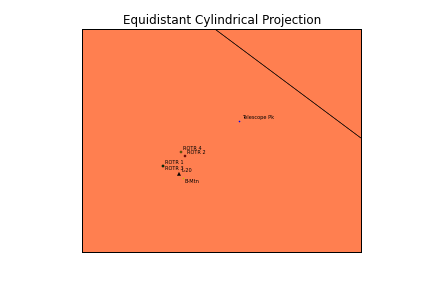

Reproduce this figure in Python.
# -*- coding: utf-8 -*-
"""
Created on Thu Oct  1 16:03:34 2015

@author: walter
"""

from mpl_toolkits.basemap import Basemap
import numpy as np
import matplotlib.pyplot as plt

# create new figure, axes instances.
fig=plt.figure()
# Figure size. 
#ax=fig.add_axes([0.1,0.1,0.8,0.8])
#ax=fig.add_axes([0.15, 0.15, 1.2, 1.2])

# llcrnrlat,llcrnrlon,urcrnrlat,urcrnrlon
# are the lat/lon values of the lower left and upper right corners
# of the map.
# resolution = 'c' means use crude resolution coastlines.
#m = Basemap(projection='cyl',llcrnrlat=-90,urcrnrlat=90,\
#            llcrnrlon=-180,urcrnrlon=180,resolution='c')

#m = Basemap(llcrnrlon=-118.5, llcrnrlat=35.0, urcrnrlon=-116.0, \
#            urcrnrlat=37.0, \
#            resolution='c', area_thresh=1000.,projection='cyl',\
#            lat_0=35.5, lon_0=-117., ax=ax)

m = Basemap(projection='cyl', llcrnrlat=35.0, urcrnrlat=37.0,\
            llcrnrlon=-118.5, urcrnrlon=-116.0, resolution='l',\
            area_thresh=1000.)

#######################
# Plot chalk sites. 
# # # # # # # # # # # #
# L-20. 
L20lat = 35.699390
L20lon = -117.626023
x, y = m(L20lon, L20lat)
#m.plot(x, y, 'ko', markersize=3)
m.plot(x, y, 'k^', markersize=3)
#plt.text(x, y, 'L', fontsize=14, fontweight='bold', ha='center', va='center', color='b')
label = 'L-20'
#z = zip(labels, x, y)
#plt.text(x+10000, y+5000, label, fontsize=5)
plt.text(x+.02, y+.02, label, fontsize=5)
# # # # # # # # # # # #
# Rotr1. 
R1lat = 35.76873778
R1lon = -117.7756747
x, y = m(R1lon, R1lat)
m.plot(x, y, 'bo', markersize=2)
label = 'ROTR 1'
plt.text(x+.02, y+.02, label, fontsize=5)
# # # # # # # # # # # #
# Rotr2. 
R2lat = 35.85866406
R2lon = -117.5768854
x, y = m(R2lon, R2lat)
m.plot(x, y, 'ro', markersize=2)
label = 'ROTR 2'
plt.text(x+.02, y+.02, label, fontsize=5)
# # # # # # # # # # # #
# Rotr3. 
R3lat = 35.77147283
R3lon = -117.7761122
x, y = m(R3lon, R3lat)
m.plot(x, y, 'go', markersize=2)
label = 'ROTR 3'
plt.text(x+.02, y-.04, label, fontsize=5)
# # # # # # # # # # # #
# Rotr4. 
R4lat = 35.89375766
R4lon = -117.6123566
x, y = m(R4lon, R4lat)
m.plot(x, y, 'yo', markersize=2)
label = 'ROTR 4'
plt.text(x+.02, y+.02, label, fontsize=5)
# # # # # # # # # # # #
# B-mtn. 
lat = 35.666088
lon = -117.598263
x, y = m(lon, lat)
m.plot(x, y, 'y+', markersize=2)
label = 'B-Mtn'
plt.text(x+.02, y-.05, label, fontsize=5)
# # # # # # # # # # # #
# Telescope Pk. 
lat = 36.169827
lon = -117.089208
x, y = m(lon, lat)
m.plot(x, y, 'b+', markersize=2)
label = 'Telescope Pk'
plt.text(x+.02, y+.02, label, fontsize=5)
#######################

# create light source object.
#from matplotlib.colors import LightSource
#ls = LightSource(azdeg = 90, altdeg = 20)
# convert data to rgb array including shading from light source.
# (must specify color map)
#rgb = ls.shade(topodat, cm.GMT_haxby)
#im = m.imshow(rgb)

m.drawcoastlines()
m.drawcountries()
m.drawstates()
m.fillcontinents(color='coral', lake_color='aqua')

# draw parallels and meridians.
m.drawparallels(np.arange(-90.,91.,30.))
m.drawmeridians(np.arange(-180.,181.,60.))
m.drawmapboundary(fill_color='aqua')
plt.title("Equidistant Cylindrical Projection 2")
plt.show()

# Save figure. 
fig.savefig("IWV_cyl_projection.png")


